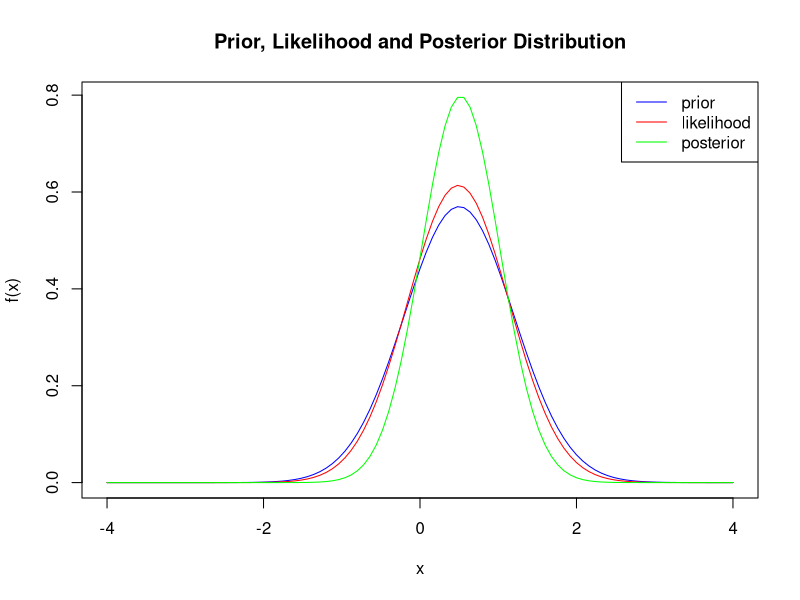

The R source for this figure:
####################################################
#	                                             #
#      A Sample Triplot by Anil Aksu               #
#   It is developed to show some basics of R       #
#     						         #
####################################################	

## the range of sampling
x=seq(-4,4,length=101)
## this function gets numbers from console
prior=dnorm(x, mean = 0.5, sd = 0.7, log = FALSE)
likelihood=dnorm(x, mean = 0.49, sd = 0.65, log = FALSE)
posterior=dnorm(x, mean = 0.52, sd = 0.5, log = FALSE)


## let's plot them
plot(range(x), range(c(likelihood,prior,posterior)), type='n', xlab="x", ylab="f(x)")
lines(x, prior, type='l', col='blue')
lines(x, likelihood, type='l', col='red')
lines(x, posterior, type='l', col='green')

title("Prior, Likelihood and Posterior Distribution")
legend(
  "topright", 
  lty=c(1,1,1), 
  col=c("blue", "red", "green"), 
  legend = c("prior", "likelihood","posterior")
)